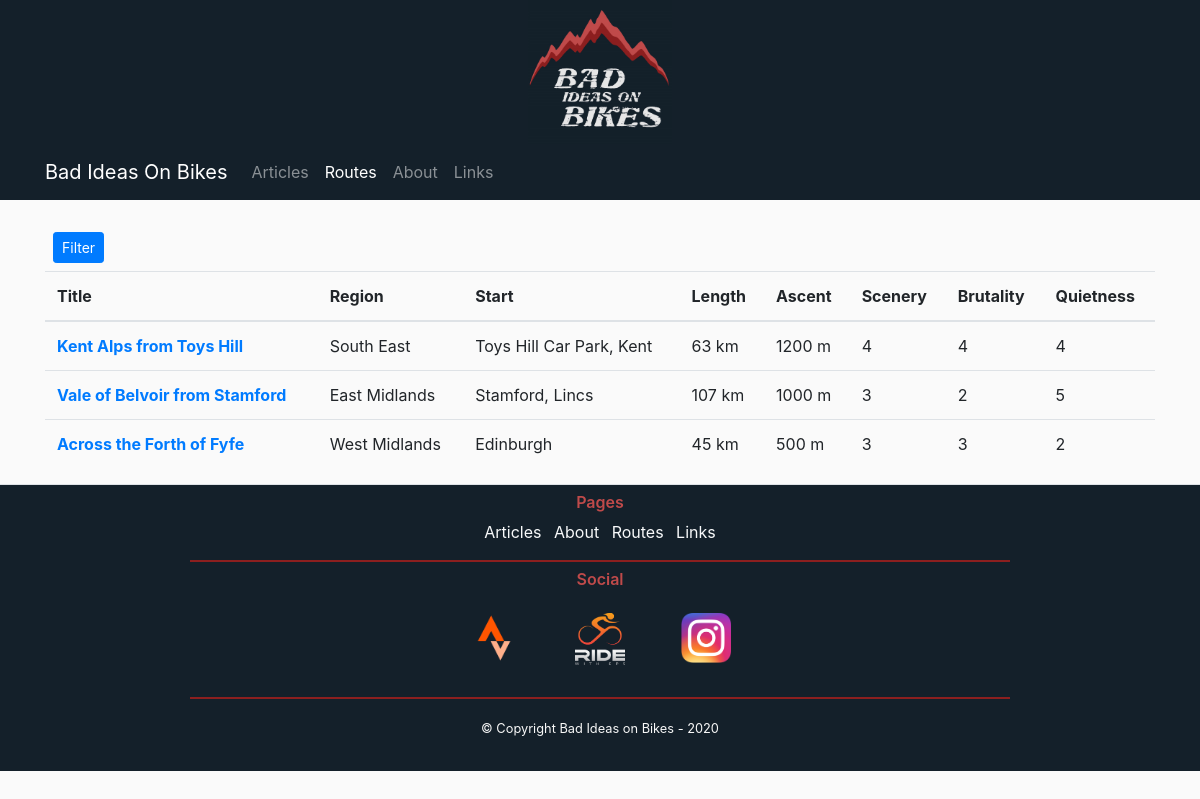
Page /routes on the earlier database version.
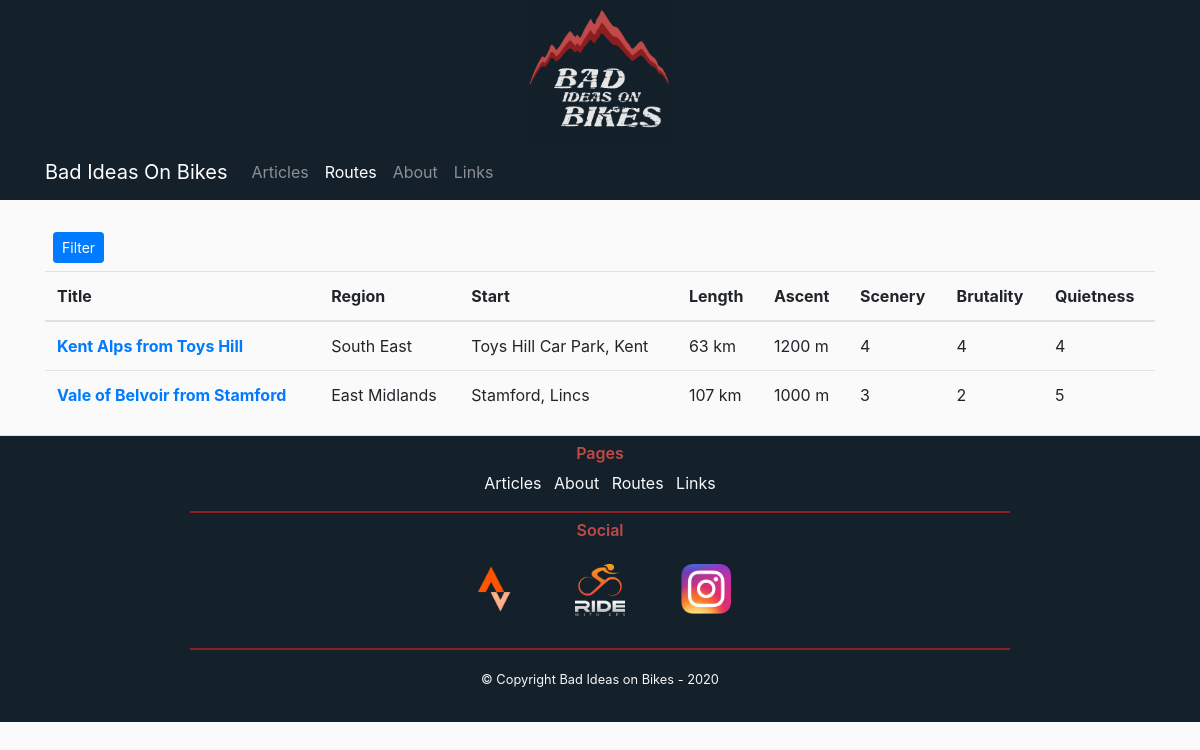
Same page on the later database version.
### flaskbiob/models.py (models this page shows)
class Routes(db.Model):
    id = db.Column(db.Integer, primary_key=True)
    title = db.Column(db.String(100), nullable=False)
    region = db.Column(db.String(100), nullable=False)
    starting_location = db.Column(db.String(100), nullable=False)
    starting_coordinates = db.Column(db.String(100), nullable=False)
    length = db.Column(db.Integer, nullable=False)
    ascent = db.Column(db.Integer, nullable=False)
    scenery = db.Column(db.Integer, nullable=False)
    brutality = db.Column(db.Integer, nullable=False)
    quietness = db.Column(db.Integer, nullable=False)
    description = db.Column(db.Text, nullable=False)
    link = db.Column(db.String(100), nullable=False)
    post = db.Column(db.Integer, db.ForeignKey("posts.id"), nullable=True)
    user = db.Column(db.Integer, db.ForeignKey("users.id"), nullable=False)

### flaskbiob/routes/routes.py (the view, shortened to what this page needs)
@routes.route("/routes", methods=["GET", "POST"])
def routesPage():
    form = RouteFilterForm()
    query = Routes.query
    my_routes = Routes.query.all()
    return render_template("Routes.html", my_routes=my_routes, form=form, filtered=False)

### flaskbiob/templates/Routes.html (shortened to what this page needs)
{% extends "BASE.html" %}
{% block content %}
    <div class="row">
        <div class="col-md-12">
            <button class="btn btn-primary btn-sm m-2" type="button" data-toggle="collapse" data-target="#collapsefilters" aria-expanded="false" aria-controls="collapsefilters">
                Filter
            </button>
        </div>
        <div class="col-md-12">
            <table class="table">
                <thead>
                    <tr>
                        <th scope="col">Title</th>
                        <th scope="col">Region</th>
                        <th scope="col">Start</th>
                        <th scope="col">Length</th>
                        <th scope="col">Ascent</th>
                        <th scope="col">Scenery</th>
                        <th scope="col">Brutality</th>
                        <th scope="col">Quietness</th>
                    </tr>
                </thead>
                <tbody>
                {% for route in my_routes %}
                    <tr>
                        <th scope="row"><a href="{{ url_for('posts.postPage', post_id=route.post) }}">{{ route.title }}</a></th>
                        <td>{{ route.region }}</td>
                        <td>{{ route.starting_location }}</td>
                        <td>{{ route.length }} km</td>
                        <td>{{ route.ascent }} m</td>
                        <td>{{ route.scenery }}</td>
                        <td>{{ route.brutality }}</td>
                        <td>{{ route.quietness }}</td>
                    </tr>
                {% endfor %}
                </tbody>
            </table>
        </div>
    </div>
{% endblock content %}

### flaskbiob/templates/BASE.html (shortened to what this page needs)
<!DOCTYPE html>
<html lang="en">
<head>
    <link rel="stylesheet" href="https://stackpath.bootstrapcdn.com/bootstrap/4.5.2/css/bootstrap.min.css">
    <link rel="stylesheet" type="text/css" href="{{ url_for('static', filename='main.css') }}">
</head>
    <body>
    <div class="banner-top"><img src="{{ url_for('static', filename='BIOB_Dark_Square_SM.jpg') }}" class="mx-auto d-block img-fluid"></div>
    <nav class="navbar navbar-expand-lg sticky-top navbar-dark bg-custom mb-4">
        <div class="container">
              <a class="navbar-brand" href="{{ url_for('main.homePage') }}">Bad Ideas On Bikes</a>
              <div class="collapse navbar-collapse" id="navbarNav">
                <ul class="navbar-nav">
                  <li class="nav-item {% if request.endpoint == 'main.homePage' %} active {% endif %}">
                    <a class="nav-link" href="{{ url_for('main.homePage') }}">Articles <span class="sr-only">(current)</span></a>
                  </li>
                    <li class="nav-item {% if request.endpoint == 'routes.routesPage' %} active {% endif %}">
                    <a class="nav-link" href="{{ url_for('routes.routesPage') }}">Routes</a>
                  </li>
                  <li class="nav-item {% if request.endpoint == 'main.aboutPage' %} active {% endif %}">
                    <a class="nav-link" href="{{ url_for('main.aboutPage') }}">About</a>
                  </li>
                  <li class="nav-item {% if request.endpoint == 'main.linkPage' %} active {% endif %}">
                    <a class="nav-link" href="#">Links</a>
                  </li>
                </ul>
              </div>
        </div>
    </nav>
    <div class="container">
            {% block content %}
            {% endblock content %}
    </div>
        <div class="row">
            <div class="container-fluid border-top" id="footer">
                <div class="row footer-links text-center mt-2">
                    <div class="col-md-2"></div>
                    <div class="col-md-8 border-bottom bdrbottom pb-3">
                        <h6 class="text-center">Pages</h6>
                        <a class="text-light text-decoration-none mr-2" href="{{ url_for('main.homePage') }}">Articles</a>
                        <a class="text-light text-decoration-none mr-2" href="{{ url_for('main.aboutPage') }}">About</a>
                        <a class="text-light text-decoration-none mr-2" href="{{ url_for('routes.routesPage') }}">Routes</a>
                        <a class="text-light" href="">Links</a>
                    </div>
                    <div class="col-md-2"></div>
                </div>
                <div class="row mt-2">
                    <div class="col-md-2"></div>
                    <div class="col-md-8 border-bottom bdrbottom pb-3">
                        <div><h6 class="text-center">Social</h6></div>
                        <div class="d-flex justify-content-center">
                            <a href="" class="image-link-gs mr-4"><img src="{{ url_for('static', filename='icons/strava.png') }}" class="button-icon m-3"></a>
                            <a href="" class="image-link-gs mr-4"><img src="{{ url_for('static', filename='icons/RWGPS.png') }}" class="button-icon m-3"></a>
                            <a href="" class="image-link-gs"><img src="{{ url_for('static', filename='icons/small_instagram.png') }}" class="button-icon m-3"></a>
                        </div>
                    </div>
                    <div class="col-md-2"></div>
                </div>
                <div class="row">
                    <div class="col-12 p-3">
                        <p class="footer-text text-center copyright"><small>© Copyright Bad Ideas on Bikes - 2020</small></p>
                    </div>
                </div>
            </div>
        </div>
    </body>
</html>

### flaskbiob/static/main.css (style rules this page uses)
body { background: #fafafa; color: #333333; }
h1, h2, h3, h4, h5, h6 { color: #444444; }
.bg-custom { background-color: #14202a; }
#footer { background-color: #14202a; }
.footer-text { color: #f7f7f7; }
.button-icon { max-width: 50px; }
#footer h6 { color: #BF4A4A; font-weight: 600; }
.bdrbottom { border-width:2px !important; border-color: #8c1f1f !important; }
.banner-top { background-color: #14202a; }
.banner-top img { max-width: 12%; min-width: 10%; height: auto; }

Differences in the rows shown:
removed Routes: title "Across the Forth of Fyfe", region "West Midlands", starting_location "Edinburgh", length "45", ascent "500", scenery "3", brutality "3", quietness "2"
